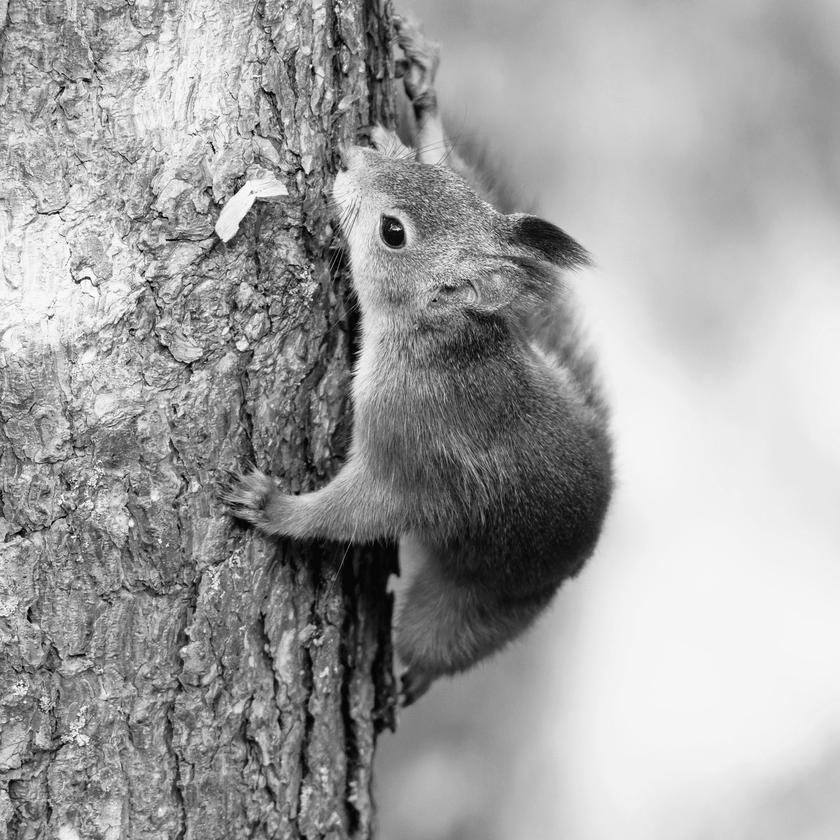
#> input picture HelseCTF/stego/ImageProcessing1/ekorn.png, 840 x 840 px, shrunk from 2080 x 2080 before the run
$ python Ekorn.py
#> lines starting #> are read from the running program, lines starting #| are printed output that depends on the picture
import numpy as np
import matplotlib.pyplot as plt
from PIL import Image

img_path = "ekorn.png"
img = Image.open(img_path).convert('L')  # konverter til gråskala
#> img is the input picture: PIL image 840x840 L; min 0, max 255, mean 160.7
img_data = np.array(img)

ft = np.fft.fft2(img_data)

fshift = np.fft.fftshift(ft)

spectrum = np.log(np.abs(fshift))
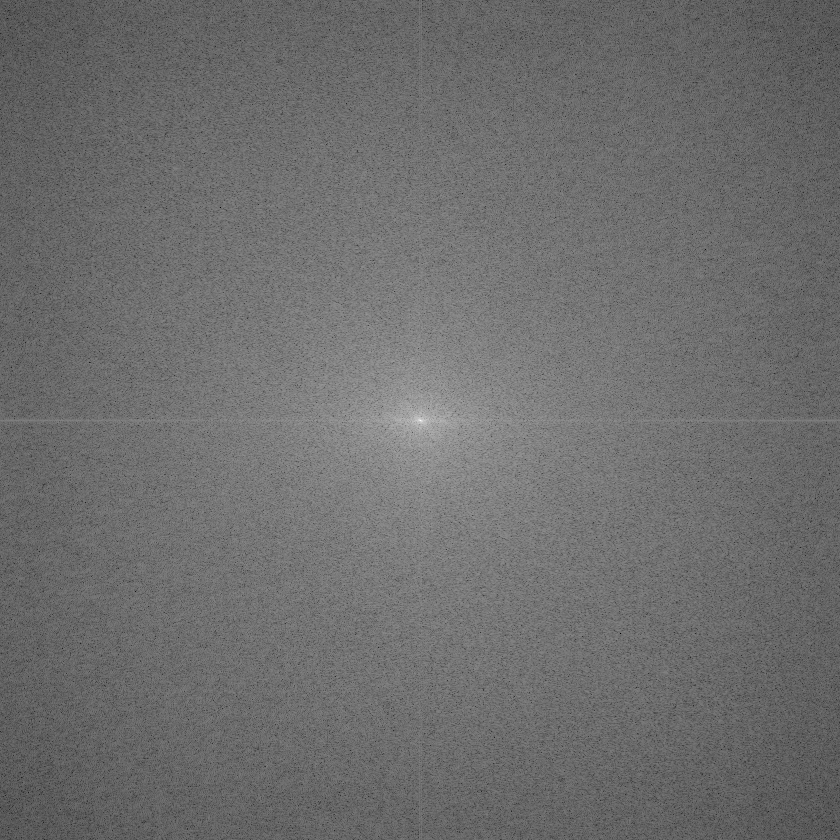
#> spectrum: shape (840, 840) float64; min 1.73, max 18.55, mean 8.98; drawn with min black and max white

fig, (ax1, ax2) = plt.subplots(1, 2, figsize=(10, 5))

# Orginalt bilde
ax1.imshow(img_data, cmap="gray")
ax1.set_title("Orginalt bilde")
ax1.axis("off")

# Magnitude spectrum
ax2.imshow(spectrum, cmap="gray")
ax2.set_title("Magnitude Spectrum")
ax2.axis("off")

plt.show()
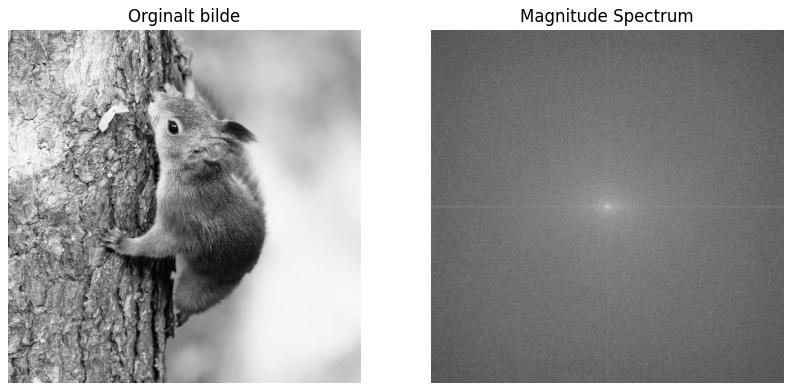
#> figure drawn by matplotlib, 2 panels

$ run again, with HelseCTF/stego/ImageProcessing1/løsning.png copied over HelseCTF/stego/ImageProcessing1/ekorn.png
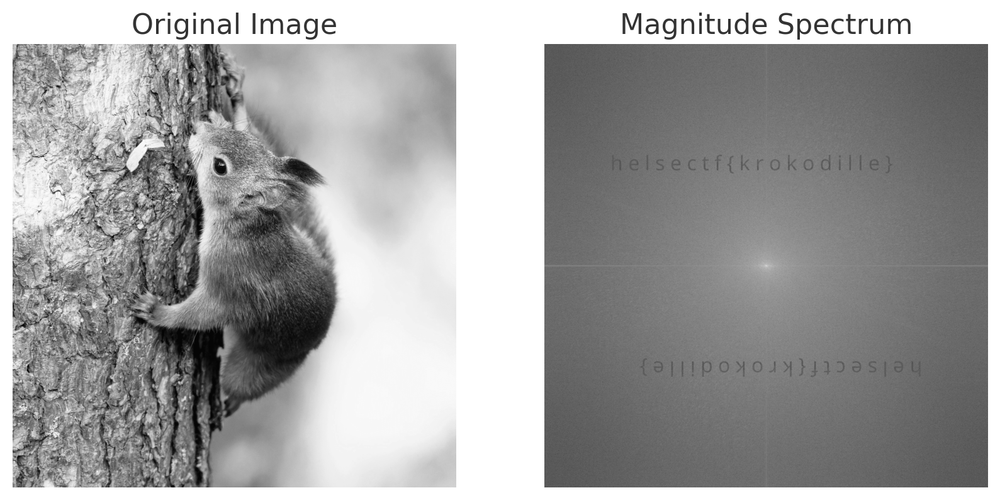
#> input picture HelseCTF/stego/ImageProcessing1/løsning.png, 1000 x 500 px, shrunk from 1589 x 795 before the run
#> `spectrum = np.log(np.abs(fshift))`:
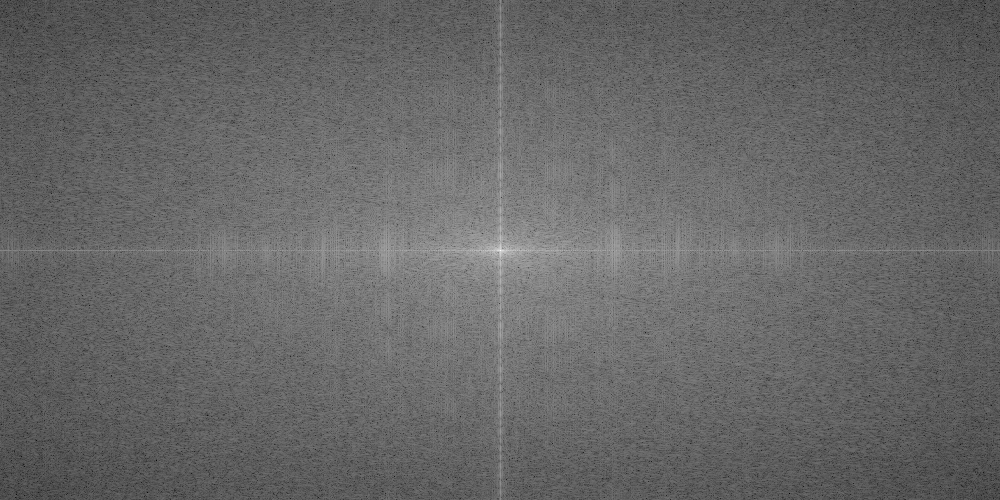
#> spectrum: shape (500, 1000) float64; min 1.78, max 18.2, mean 8.42; drawn with min black and max white
#> `plt.show()`:
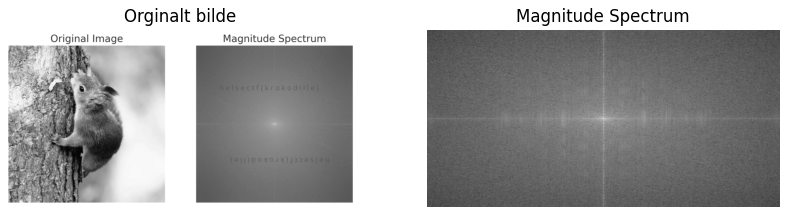
#> figure drawn by matplotlib, 2 panels
